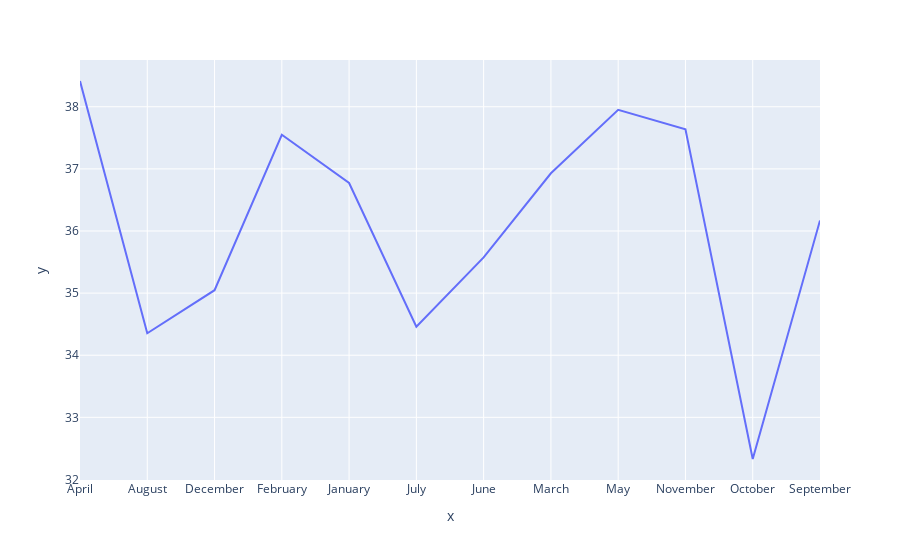

The code cell stored with this chart in its notebook:
### Code cell
fig=px.line(x=month_deviations.index,y=month_deviations.values)
pyo.iplot(fig)

### Figure 1 — Plotly figure (JSON) as saved in the notebook; plotly's stock layout.template omitted (floating-point values rounded to 4 significant figures)
{"data": [{"hovertemplate": "x=%{x}<br>y=%{y}<extra></extra>", "legendgroup": "", "line": {"color": "#636efa", "dash": "solid"}, "marker": {"symbol": "circle"}, "mode": "lines", "name": "", "orientation": "v", "showlegend": false, "type": "scatter", "x": ["April", "August", "December", "February", "January", "July", "June", "March", "May", "November", "October", "September"], "xaxis": "x", "y": [38.42, 34.35, 35.05, 37.55, 36.77, 34.46, 35.58, 36.93, 37.95, 37.64, 32.33, 36.17], "yaxis": "y"}], "layout": {"legend": {"tracegroupgap": 0}, "margin": {"t": 60}, "xaxis": {"anchor": "y", "domain": [0, 1], "title": {"text": "x"}}, "yaxis": {"anchor": "x", "domain": [0, 1], "title": {"text": "y"}}}}
